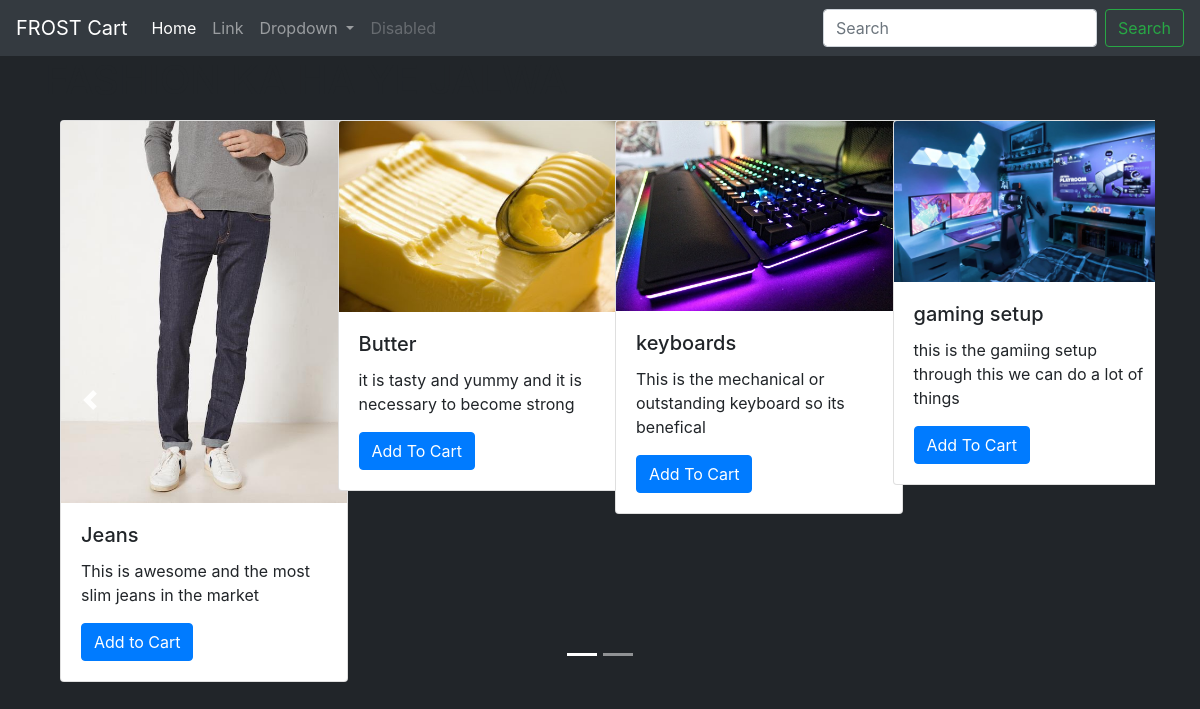
The app's page /shop/ with its own data.
### shop/models.py (models this page shows)
class Product(models.Model):
    product_id = models.AutoField
    product_name = models.CharField(max_length=40)
    category = models.CharField(max_length=50, default="")
    subcategory = models.CharField(max_length=50, default="")
    price = models.IntegerField(default=0)
    desc = models.CharField(max_length=300)
    product_date = models.DateField(null=True, blank=True)
    image = models.ImageField(upload_to="shop/images", default="")
    def __str__(self):
        return self.product_name

### shop/views.py (the view)
# urls.py: path('', views.index, name='IndexBlog'),
def index(request):
    products = Product.objects.all()
    print(products)
    n = len(products)
    nslides = n//4 + ceil((n/4)-(n//4))
    params = {'no._of_slides':nslides, 'range': range(1, nslides), 'product': products}
    return render(request, 'shop/index.html', params)

### shop/templates/shop/index.html (shortened to what this page needs)
{% extends 'shop/basic.html' %}
{% block body %}
{% load static %}
<div class="container">
    <h1>FASHION KA HA YE JALWA</h1>
<div id="demo" class="carousel slide my-3" data-ride="carousel">
    <ul class="carousel-indicators">
      <li data-target="#demo" data-slide-to="0" class="active"></li>
       {% for i in range %}
      <li data-target="#demo" data-slide-to="{{i}}" ></li>
      {% endfor %}
    </ul>
    <div class="container carousel-inner no-padding">
      <div class="carousel-item active">
      <div class="row">
        <div class="col-xs-3 col-sm-3 col-md-3">
          <div class="card" style="width: 18rem;">
            <img src='/media/{{product.0.image}}' class="card-img-top" alt="...">
            <div class="card-body">
                <h5 class="card-title">{{product.0.product_name}}</h5>
                <p class="card-text">{{product.0.desc}}</p>
                <a href="#" class="btn btn-primary">Add to Cart</a>
            </div>
          </div>
       </div>
        {% for i in product|slice:"1:"%}
        <div class="col-xs-3 col-sm-3 col-md-3">
          <div class="card" style="width: 18rem;">
            <img src='/media/{{i.image}}' class="card-img-top" alt="...">
            <div class="card-body">
              <h5 class="card-title">{{i.product_name}}</h5>
              <p class="card-text">{{i.desc}}</p>
              <a href="#" class="btn btn-primary">Add To Cart</a>
            </div>
          </div>
        </div>
        {% if forloop.counter|divisibleby:3 and forloop.counter > 0 and not forloop.last %}
      </div>      </div>
        {% endif %}
        {% endfor %}
</div>
</div>
    <a class="carousel-control-prev" href="#demo" data-slide="prev">
        <span class="carousel-control-prev-icon"></span>
    </a>
    <a class="carousel-control-next" href="#demo" data-slide="next">
        <span class="carousel-control-next-icon"></span>
    </a>
 {% endblock %}

### shop/templates/shop/basic.html (shortened to what this page needs)
<!doctype html>
{% load static %}
<html lang="en">
<head>
    <link rel="stylesheet" href="https://stackpath.bootstrapcdn.com/bootstrap/4.2.1/css/bootstrap.min.css"
>
</head>
<body
        style="background-color: currentColor">
<nav class="navbar navbar-expand-lg navbar-dark bg-dark">
    <a class="navbar-brand" href="#">FROST Cart</a>
    <div class="collapse navbar-collapse" id="navbarSupportedContent">
        <ul class="navbar-nav mr-auto">
            <li class="nav-item active">
                <a class="nav-link" href="#">Home <span class="sr-only">(current)</span></a>
            </li>
            <li class="nav-item">
                <a class="nav-link" href="#">Link</a>
            </li>
            <li class="nav-item dropdown">
                <a class="nav-link dropdown-toggle" href="#" id="navbarDropdown" role="button" data-toggle="dropdown"
                   aria-haspopup="true" aria-expanded="false">
                    Dropdown
                </a>
            </li>
            <li class="nav-item">
                <a class="nav-link disabled" href="#" tabindex="-1" aria-disabled="true">Disabled</a>
            </li>
        </ul>
        <form class="form-inline my-2 my-lg-0">
            <input class="form-control mr-sm-2" type="search" placeholder="Search" aria-label="Search">
            <button class="btn btn-outline-success my-2 my-sm-0" type="submit">Search</button>
        </form>
    </div>
</nav>
    {% block body %} {% endblock %}
</body>
</html>

### records on screen
Product: image (picture), product_name "Jeans", desc "This is awesome and the most slim jeans in the market"
Product: image (picture), product_name "Butter", desc "it is tasty and yummy and it is necessary to become strong"
Product: image (picture), product_name "keyboards", desc "This is the mechanical or outstanding keyboard so its benefical"
Product: image (picture), product_name "gaming setup", desc "this is the gamiing setup through this we can do a lot of things"
